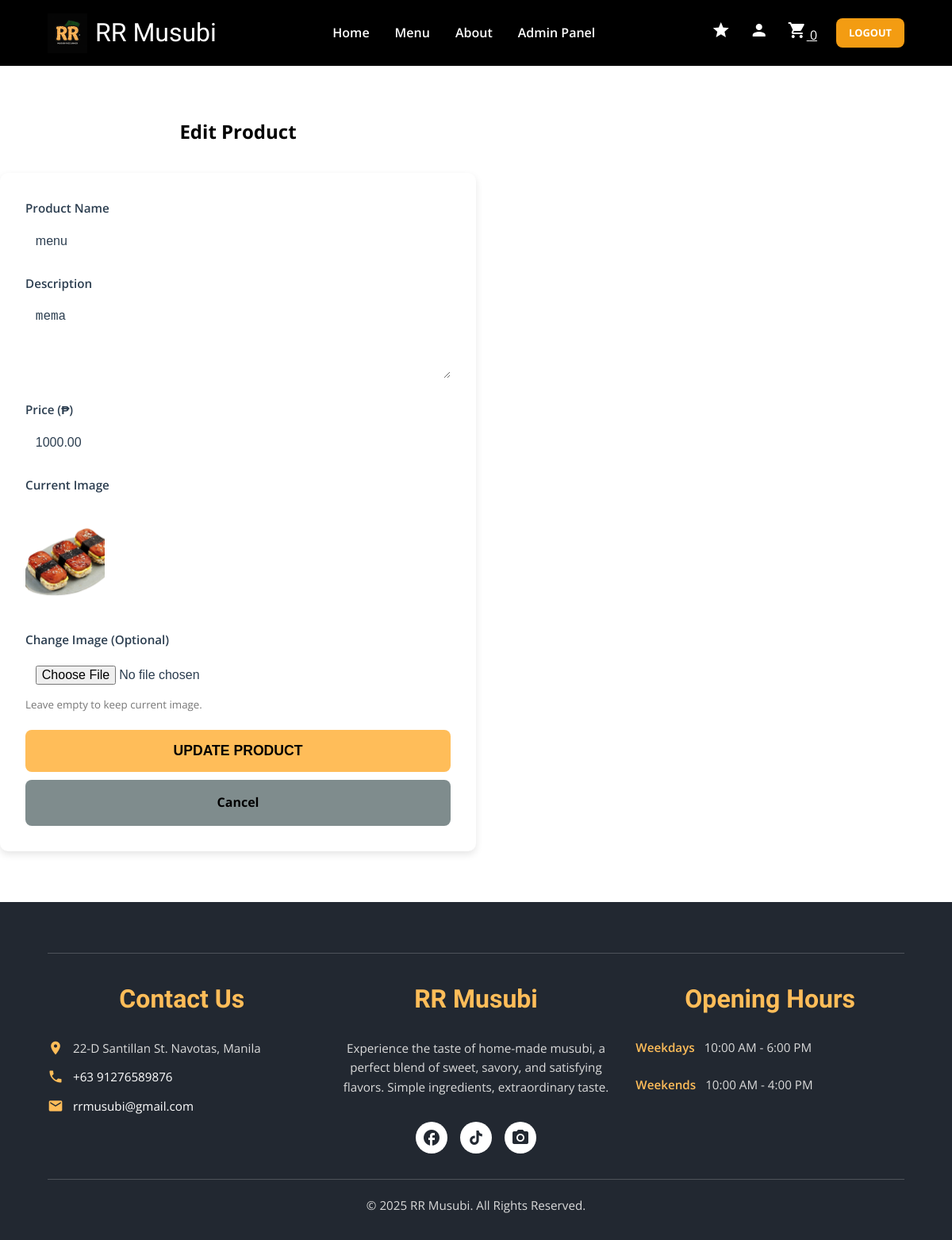
Page /pages/edit_product.php?id=4 (signed in) on the committed database.
### tables this page shows
CREATE TABLE `products` (
  `id` int(11) NOT NULL,
  `name` varchar(100) NOT NULL,
  `description` text DEFAULT NULL,
  `category` enum('musubi','onigiri','drinks','other') DEFAULT 'musubi',
  `price` decimal(10,2) NOT NULL,
  `image_url` varchar(255) DEFAULT NULL,
  `created_at` timestamp NOT NULL DEFAULT current_timestamp(),
  `is_active` tinyint(1) DEFAULT 1
);

### pages/edit_product.php (the view, shortened to what this page needs)
<?php
include '../includes/db.php';
include '../includes/header.php';
$id = $_GET['id'];
$stmt = $pdo->prepare("SELECT * FROM products WHERE id = ?");
$stmt->execute([$id]);
$product = $stmt->fetch(PDO::FETCH_ASSOC);
?>
<div class="container" style="max-width: 600px; padding: 4rem 0;">
    <h2 style="text-align: center; margin-bottom: 2rem;">Edit Product</h2>
    <form action="../actions/update_product_action.php" method="POST" enctype="multipart/form-data"
          style="background: #fff; padding: 2rem; border-radius: 10px; box-shadow: 0 4px 10px rgba(0,0,0,0.1);">
        <div class="form-group">
            <label>Product Name</label>
            <input type="text" name="name" class="form-control" value="<?php echo htmlspecialchars($product['name']); ?>" required>
        </div>
        <div class="form-group">
            <label>Description</label>
            <textarea name="description" class="form-control" rows="3" required><?php echo htmlspecialchars($product['description']); ?></textarea>
        </div>
        <div class="form-group">
            <label>Price (₱)</label>
            <input type="number" name="price" class="form-control" step="0.01" value="<?php echo htmlspecialchars($product['price']); ?>" required>
        </div>
        <div class="form-group">
            <label>Current Image</label><br>
            <img src="../<?php echo htmlspecialchars($product['image_url']); ?>" alt="Current" style="width: 100px; height: 100px; object-fit: cover; border-radius: 5px; margin-bottom: 10px;">
        </div>
        <div class="form-group">
            <label>Change Image (Optional)</label>
            <input type="file" name="image" class="form-control" accept="image/*">
            <small style="color: #777;">Leave empty to keep current image.</small>
        </div>
        <button type="submit" class="submit-btn">Update Product</button>
        <a href="admin_dashboard.php?tab=menu" class="order-btn" style="display:block; text-align:center; margin-top: 10px; background: #7f8c8d; text-decoration: none;">Cancel</a>
    </form>
</div>
<?php include '../includes/footer.php'; ?>

### assets/css/global.css (style rules this page uses)
:root { --primary-color: #ffbd59; --secondary-color: #d67425; --header-bg: #000000; --home-bg: #2e2e2e; --menu-bg: #ecf0f1; --card-bg: #121139; --food-img-bg: #d9d9d9; --text-white: #ffffff; --text-dark: #2C3E50; --text-light: #7F8C8D; --success: #27AE60; --warning: #F39C12; }
* { margin: 0; padding: 0; box-sizing: border-box; }
body { font-family: 'Open Sans', sans-serif; line-height: 1.6; background-color: var(--white); }
.order-btn { background-color: var(--primary-color); color: var(--header-bg); padding: 0.7rem 1.5rem; border-radius: 25px; border: none; font-weight: 700; cursor: pointer; text-decoration: none; transition: 0.3s; }
.form-group { margin-bottom: 1rem; }
.form-group label { display: block; margin-bottom: 0.5rem; font-weight: 600; }
.form-control { width: 100%; padding: 0.8rem; border: 1px solid #ccc; border-radius: 5px; }
.form-group { margin-bottom: 1.2rem; }
.form-group label { display: block; margin-bottom: 0.5rem; font-weight: 600; color: var(--text-dark); font-size: 0.95rem; }
.form-group input, .form-group select, .form-group textarea { width: 100%; padding: 0.8rem; border: 1px solid var(--border-color); border-radius: 8px; font-size: 1rem; background-color: #fff; color: var(--text-dark); transition: border-color 0.3s; }
.form-group textarea { resize: vertical; min-height: 100px; }
.action-btn, .action-btn-disabled, .submit-btn, .order-btn { padding: 1rem 1.5rem; border-radius: 8px; font-weight: 700; font-size: 1rem; text-align: center; text-decoration: none; cursor: pointer; transition: background-color 0.3s, opacity 0.3s, transform 0.2s; border: none; display: block; }
.submit-btn, .btn-checkout { width: 100%; background-color: var(--primary-color); color: var(--dark-bg); text-transform: uppercase; font-size: 1.1rem; }
.form-control { width: 100%; padding: 0.8rem; border: 2px solid var(--border-color); border-radius: 6px; font-size: 1rem; outline: none; transition: border-color 0.3s; }

### rows in the picture
products: name "menu", description "mema", price "1000.00", image_url (picture)
